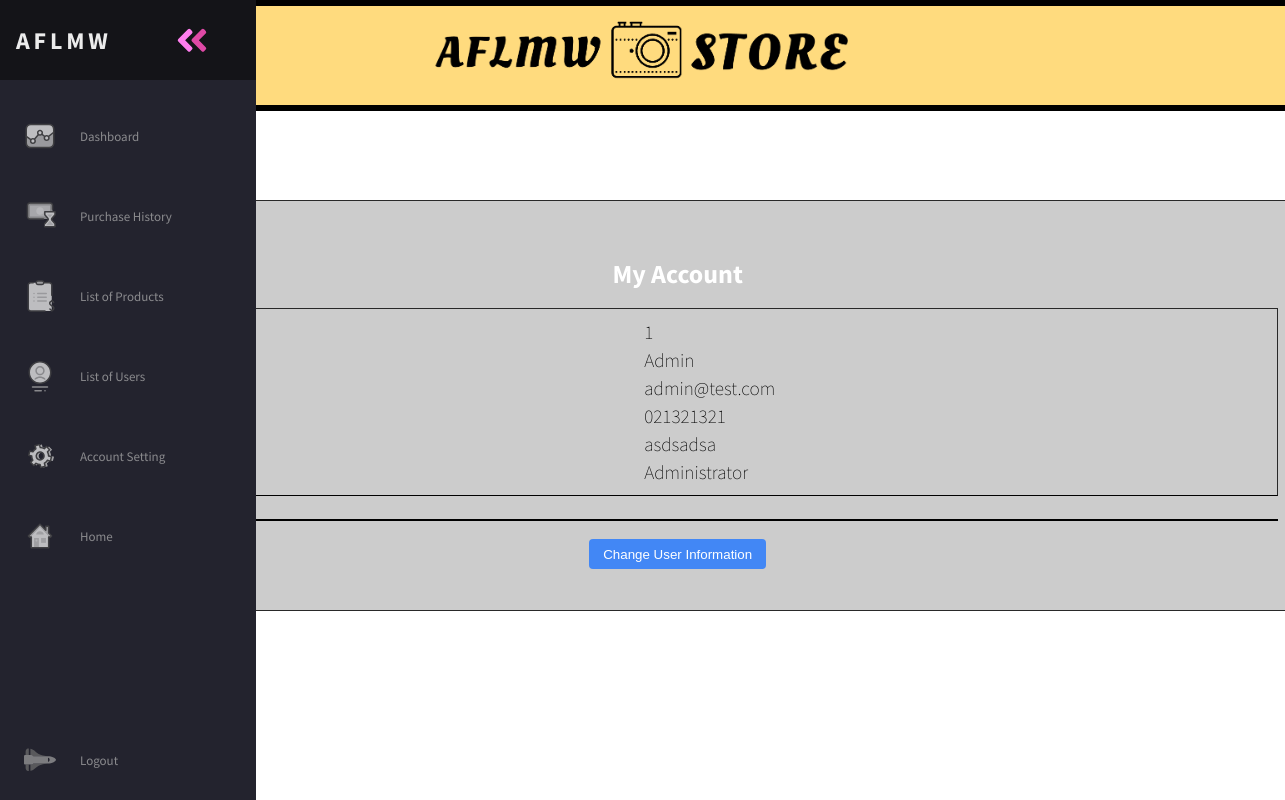
The app's page /accountSetting.php (signed in) with its own data.
### tables this page shows
CREATE TABLE `user` (
  `id` int(11) NOT NULL,
  `name` varchar(255) NOT NULL DEFAULT '0',
  `email` varchar(255) NOT NULL DEFAULT '0',
  `password` varchar(255) NOT NULL DEFAULT '0',
  `type` int(11) DEFAULT 2,
  `user_address` varchar(255) NOT NULL,
  `mobile_no` varchar(11) NOT NULL,
  `date_created` timestamp NULL DEFAULT current_timestamp()
);

### accountSetting.php (the view, shortened to what this page needs)
<?php
require('inc/config.php');
$user_id = $_SESSION['id'];
$sql = "SELECT * FROM user WHERE id = '$user_id'";
$result = mysqli_query($conn, $sql);
$user = mysqli_fetch_all($result, MYSQLI_ASSOC);
?>
<!DOCTYPE html>
<html lang="en">
<head>
    <link rel="stylesheet" href="assets/css/container.css">
    <link rel="stylesheet" href="assets/css/index.css">
</head>
<body class="acc-setting">
    <div class="banner">
        <img src="assets/images/logo.png" alt="logo">
    </div>
    <div class="container">
        <h1 class="acc-setting-h1">My Account</h1>
        <table id="acc-set">
            <tr>
                <td>User ID: </td>
                <td><?php echo $user[0]['id']; ?></td>
            </tr>
            <tr>
                <td>Full Name: </td>
                <td><?php echo $user[0]['name']; ?></td>
            </tr>
            <tr>
                <td>Email Address: </td>
                <td><?php echo $user[0]['email']; ?></td>
            </tr>
            <tr>
                <td>Mobile Phone: </td>
                <td><?php echo $user[0]['mobile_no']; ?></td>
            </tr>
            <tr>
                <td>Home Address:</td>
                <td><?php echo $user[0]['user_address']; ?></td>
            </tr>
            <tr>
                <td>User Type</td>
                <td>
                    <?php if ($user[0]['type'] == 1) : ?>
                        Administrator
                    <?php else : ?>
                        Normal User
                    <?php endif; ?>
                </td>
            </tr>
        </table>
        <br>
        <hr>
        <a href="changeUserSetting.php"><button class="btn-view">Change User Information</button></a>
    </div>
    <?php require('inc/navBar.php'); ?>
</body>
</html>

### assets/css/container.css (style rules this page uses)
body { background-image: url("https://images.pexels.com/photos/1595241/pexels-photo-1595241.jpeg?auto=compress&cs=tinysrgb&dpr=2&h=650&w=940"); width: 100%; height: 100%; background-size: cover; position: absolute; }
.container { position: absolute; width: 1200px; top: 25%; left: 50%; border: 1px solid rgba(0, 0, 0, 0.8); border-radius: 2px; transform: translateX(-50%); padding: 3em; margin-bottom: 2rem; background-color: rgba(177, 177, 177, 0.65); }
.container table { border: 1px solid rgba(0, 0, 0, 0.8); font-family: 'Source Sans Pro', sans-serif; font-weight: 100; color: black; text-align: justify; font-size: 1.2rem; border-bottom: 1px solid black; width: 100%; padding: 0.5rem; }
.container a { text-align: center; font-size: 2rem; color: black; }
.btn-view { display: inline-block; text-align: center; text-decoration: none; margin: 2px 0; border: solid 1px transparent; border-radius: 4px; padding: 0.5em 1em; color: #ffffff; background-color: #4287f5; }

### assets/css/index.css (style rules this page uses)
:root { font-size: 16px; --text-primary: #b6b6b6; --text-secondary: #ececec; --bg-primary: #23232e; --bg-secondary: #141418; --transition-speed: 600ms; width: 100vw; }
.banner { background-color: rgba(255, 215, 111, 0.89); width: 100%; border-bottom: 0.5em solid #000000; border-top: 0.5em solid #000000; background-size: cover; }
.banner img { max-width: 55vh; }
hr { border-style: double; border-color: black; }
body { font: 13px "Source Sans Pro", Arial, Helvetica, sans-serif; color: #ffffff; text-align: center; height: 100vh; min-width: 100vw; margin: auto; overflow-x: hidden; }
@media only screen and (min-width: 600px) { .reg-form, .login-form, .container { margin-left: 2.2rem; } }

### records on screen
user: id "1", name "Admin", email "admin@test.com", mobile_no "021321321", user_address "asdsadsa"
